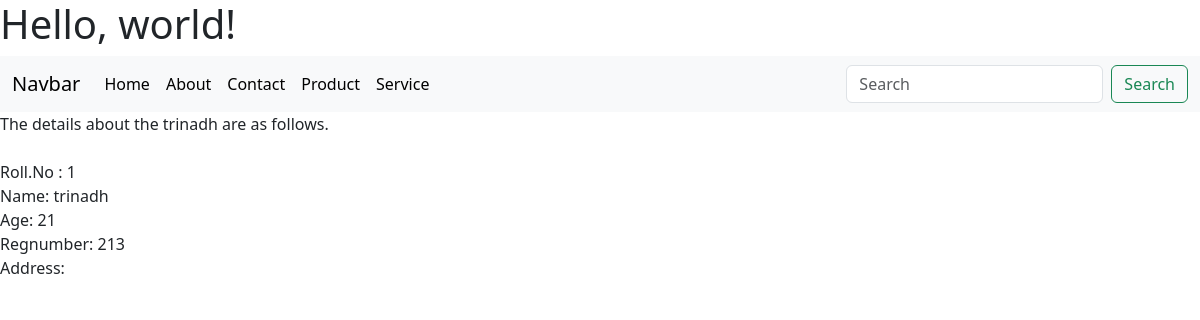
/detail/1, run on the app's committed database.
### IT/models.py (models this page shows)
class Student(models.Model):
    name = models.CharField(max_length=200)
    regnumber = models.IntegerField()
    age = models.IntegerField()
    department = models.CharField(max_length=20)
    def __str__(self):
        return self.name

### IT/views.py (the view)
# urls.py: path('detail/<int:id>', views.detail, name = 'detail'),
def detail(request, id):
	data = Student.objects.get(id = id)
	context = {'data':data}
	return render(request,'detail.html', context)

### templates/detail.html
{% extends "base.html" %}
{% block content %}
The details about the {{data}} are as follows.<br><br>
Roll.No : {{ data.id }}<br>
Name: {{data.name}}<br>
Age: {{data.age}}<br>
Regnumber: {{data.regnumber}}<br>
Address: {{data.address}}<br><br>
{% endblock %}

### data on the page
Student: name "trinadh", id "1", age "21", regnumber "213"
